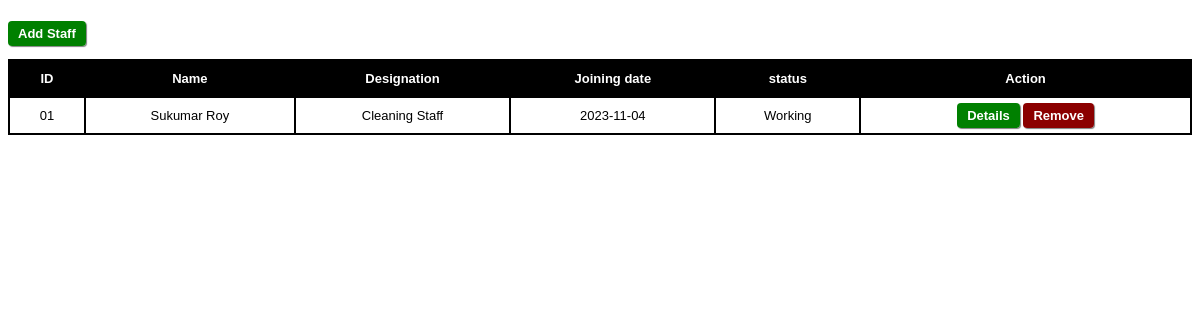
Page /staff.php on the committed database.
### tables this page shows
CREATE TABLE `staff` (
  `id` varchar(100) NOT NULL,
  `name` varchar(100) NOT NULL,
  `designation` varchar(100) NOT NULL,
  `joining date` date NOT NULL,
  `salary` int(100) NOT NULL,
  `phno` varchar(100) NOT NULL,
  `address` varchar(1000) NOT NULL,
  `id type` varchar(100) NOT NULL,
  `id number` varchar(100) NOT NULL,
  `status` varchar(100) NOT NULL
);

### staff.php (the view, shortened to what this page needs)
<html>
  <link rel="stylesheet" href="CSS/style.css">
  <body>
    <br> <a href="php/addstaff.php" class='green'>Add Staff</a> <br><br>
    <table>
      <tr>
        <th>ID</th> <th>Name</th> <th>Designation</th> <th>Joining date</th> <th>status</th> <th>Action</th>
      </tr>
        <?php
          include('PHP/connection.php');
          $qry = mysqli_query($con, 'select * from staff') or die(mysqli_error($con));
          while ( $row = mysqli_fetch_assoc($qry))
          {
            $eid = $row['id'];
            echo "<tr>
            <td> $eid </td>
            <td>".$row['name']."</td>
            <td>".$row['designation']."</td>
            <td>".$row['joining date']."</td>
            <td>".$row['status']."</td>
            <td>
            <a href='PHP/viewstaff.php?eid=$eid' class='green'>Details</a>
            <a href='staff.php?eid=$eid'>Remove</a>
            </td>
            </tr>";
          }
          ?>
    </table>
</html>

### CSS/style.css (style rules this page uses)
body { font-family: 'Arial'; }
.green { background-color: green; }
table { width: 100%; font-size: small; }
th { background-color: black; color: white; }
table, th, tr, td { border: 2px solid black; border-collapse: collapse; padding: 10px; text-align: center; }
a, button { cursor: pointer; text-decoration: none; padding: 5px 10px 5px 10px; background-color: darkred; color: white; border-radius: 4px; box-shadow: 1px 1px 1px grey; font-size: small; font-weight: bold; }

### rows in the picture
staff: id "01", name "Sukumar Roy", designation "Cleaning Staff", joining date "2023-11-04", status "Working"
